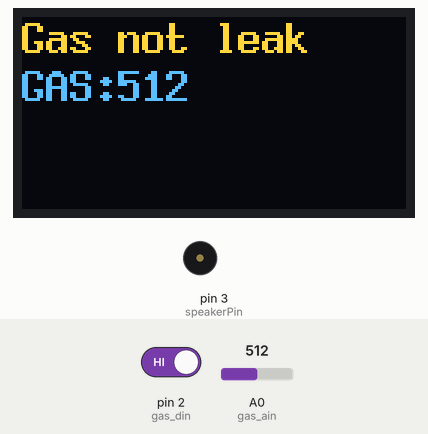
Recording of a sketch running on a simulated Arduino Uno, built with avr-gcc and run on an emulated ATmega328P. Shown: 128×64 one-colour display, buzzer (waves = sounding). The test bench sets the inputs (shaded band); at power-on: pin 2 (gas_din) HIGH, A0 (gas_ain) = 512. The OLED is the two-colour kind (top 16 rows yellow); what the sketch prints to the serial monitor is not drawn.

Above: at 10.9 s.
11.0 s: pin 2 (gas_din) driven LOW
At 23.7 s:
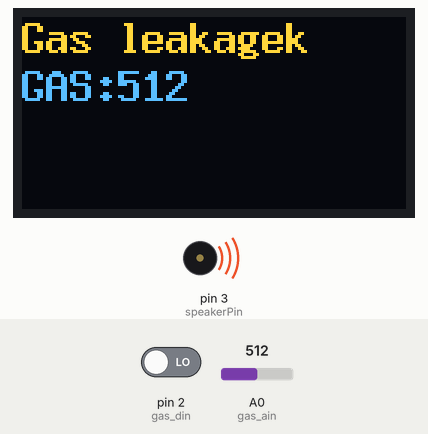
At 27.6 s:
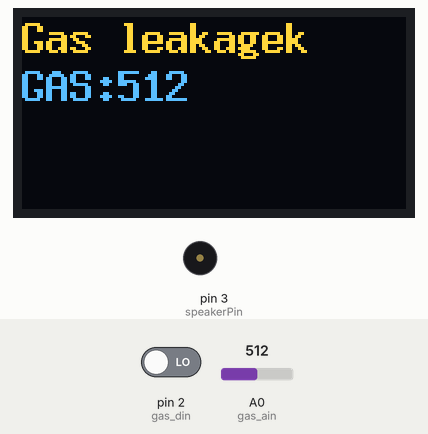
Timing chart, 0 to 28.4 s (numbered marks = the images above; inputs shaded):
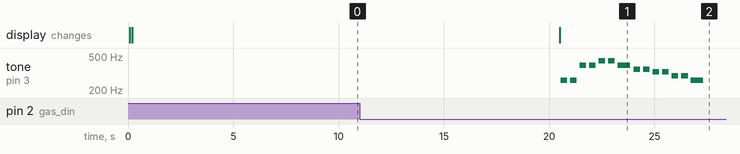

Measured:
- after the input at 11.0 s, tone on pin 3 (speakerPin): plays 260 Hz for 0.32 s, 260 Hz for 0.32 s, 391 Hz for 0.32 s, 391 Hz for 0.32 s, 438 Hz for 0.32 s, 438 Hz for 0.32 s … (14 notes in this stretch), starting after 9.5 s; the display: changes after 9.5 s (image 1)

The sketch:

Gas_Sensor.ino
```cpp
#include <Arduino.h>
#include <U8x8lib.h>
#include <SoftwareSerial.h>

U8X8_SSD1306_128X64_NONAME_SW_I2C u8x8(/* clock=*/ 10, /* data=*/ 9, /* reset=*/ U8X8_PIN_NONE);

int gas_din=2;
int gas_ain=A0;
int ad_value;
#define DIS_BUFFER_SIZE  (10)
char dis[DIS_BUFFER_SIZE];
int speakerPin=3 ;      //蜂鸣器引脚定义

#define SERIAL_BUFFER_SIZE (128)
char  msg[SERIAL_BUFFER_SIZE];

// 11 rxPin , 12 txPin
SoftwareSerial mySerial(11,12);

/*
 * 初始各个引脚
 * arduino 默认方法
 */
void setup()
{
  init_gas();
  init_display();
  init_beep();
  Serial.begin(9600);
  //初始软串口
  mySerial.begin(9600);
}

/*
 * 主调用循环
 * arduino 默认方法
 */
void loop()
{
  ad_value=analogRead(gas_ain);
  snprintf (dis, DIS_BUFFER_SIZE, "GAS:%d", ad_value);


  Serial.println(dis);
  u8x8.setFont(u8x8_font_8x13B_1x2_f);
  u8x8.drawString(0,2,dis);

  memset(msg,0,SERIAL_BUFFER_SIZE);
  if(digitalRead(gas_din)==LOW)
  {
    //Serial.println("Gas leakage");
    u8x8.drawString(0,0,"Gas leakage");
    beep();

    snprintf (msg,SERIAL_BUFFER_SIZE, "Gas leakage|%d", ad_value);
    Serial.println(msg);
    Serial.print("buffer strlen:");
    Serial.println(strlen(msg));
    mySerial.write(msg,strlen(msg)+1);
  }
  else
  {
    //Serial.println("Gas not leak");
    u8x8.drawString(0,0,"Gas not leak");

    snprintf (msg,SERIAL_BUFFER_SIZE, "Gas not leak|%d", ad_value);
    Serial.println(msg);
    Serial.print("buffer strlen:");
    Serial.println(strlen(msg));
    //strlen 不包含\0空字符， 传输到esp8266 串口需要读取\0空字符作为 消息结尾
    mySerial.write(msg,strlen(msg)+1);
    //mySerial.print(msg);
  }

  // display
  u8x8.refreshDisplay();

  //延迟秒刷新一次
  delay(10000);
}

/*
 * 气体检测引脚初始
 * 气体传感器可以调节灵敏度，用气体打火机测试
 */
void init_gas()
{
  pinMode(gas_din,INPUT);
  pinMode(gas_ain,INPUT);
}

/*
 * 显示屏引脚初始
 * 左上角是原点，向右是X轴，向下是Y轴
 * 128*64点阵
 */
void init_display()
{
  pinMode(10, OUTPUT);
  pinMode(9, OUTPUT);
  digitalWrite(10, 0);
  digitalWrite(9, 0);

  u8x8.begin();
  u8x8.setPowerSave(0);
}

/*
 * 无源蜂鸣器初始
 */
void init_beep(){
  pinMode(speakerPin, OUTPUT);
}


void playTone(int tone, int duration) {
  for (long i = 0; i < duration * 1000L; i += tone * 2) {
    digitalWrite(speakerPin, HIGH);
    delayMicroseconds(tone);
    digitalWrite(speakerPin, LOW);
    delayMicroseconds(tone);
  }
}

void playNote(char note, int duration) {
  char names[] = { 'c', 'd', 'e', 'f', 'g', 'a', 'b', 'C' };
  int tones[] = { 1915, 1700, 1519, 1432, 1275, 1136, 1014, 956 };
// play the tone corresponding to the note name
  for (int i = 0; i < 8; i++) {
    if (names[i] == note) {
      playTone(tones[i], duration);
    }
  }
}


/*
 * 无源蜂鸣器 演奏小星星
 */
void beep()
{
  int length = 15; // the number of notes
  char notes[] = "ccggaagffeeddc "; // a space represents a rest
  int tempo = 300;
  int beats[] = { 1, 1, 1, 1, 1, 1, 2, 1, 1, 1, 1, 1, 1, 2, 4 };
  for (int i = 0; i < length; i++) {
    if (notes[i] == ' ') {
      delay(beats[i] * tempo); // rest
    } else {
      playNote(notes[i], beats[i] * tempo);
    }
    // pause between notes
    delay(tempo / 2);
  }
}
```
